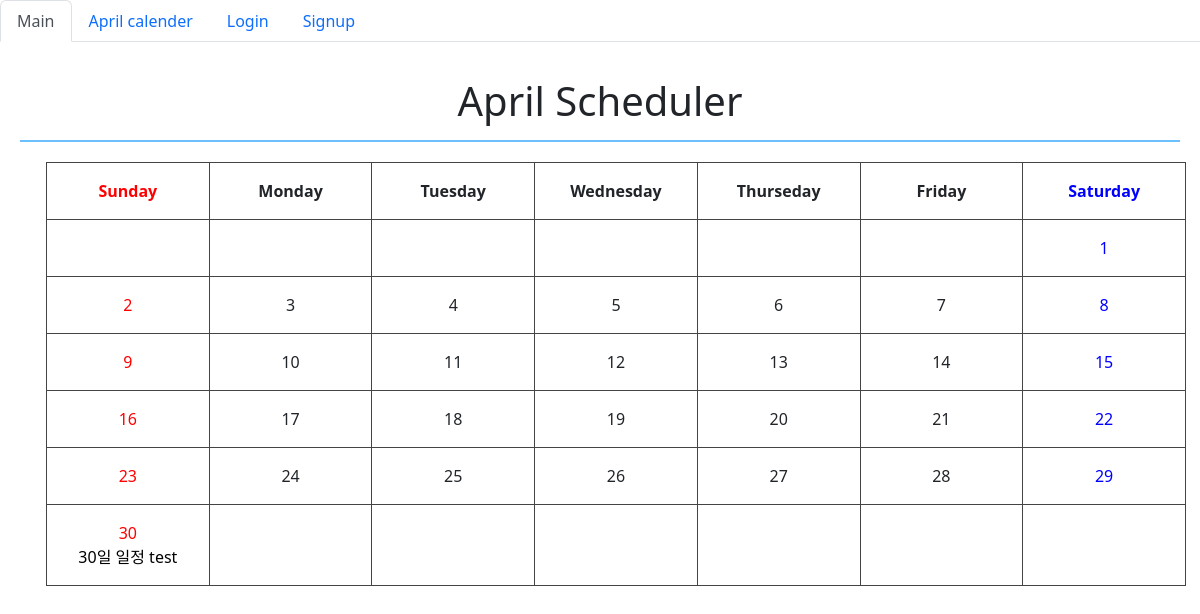
Page /scheduler/month/ on the earlier database version.
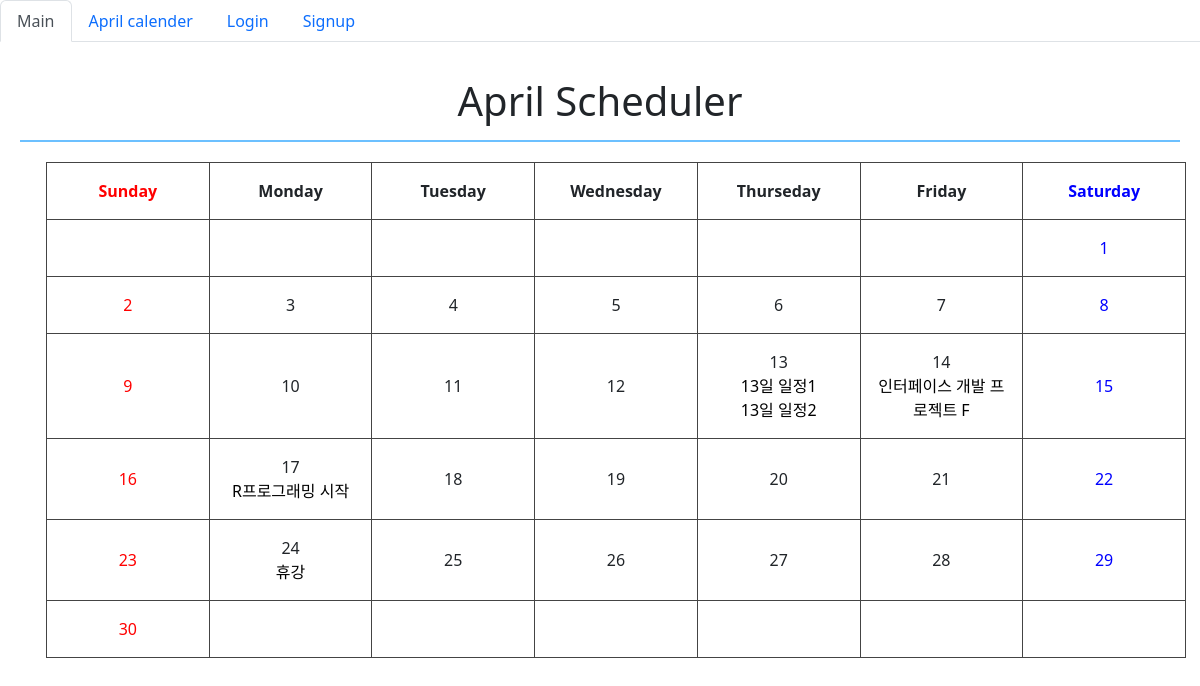
Same page on the later database version.
### scheduler/models.py (models this page shows)
class Schedule(models.Model):
    title = models.CharField(max_length=30)
    time = models.TimeField()
    date = models.DateField()
    place = models.CharField(max_length=20)
    memo = models.CharField(max_length=200)
    user = models.ForeignKey(settings.AUTH_USER_MODEL, on_delete=models.CASCADE)
    created_at = models.DateTimeField(auto_now_add=True)
    updated_at = models.DateTimeField(auto_now=True)

### scheduler/views.py (the view)
# urls.py: path('month/', views.month),
def month(request,):
    schedules = Schedule.objects.all()
    daily_schedules_01 = Schedule.objects.filter(date = '2023-04-01')
    daily_schedules_02 = Schedule.objects.filter(date = '2023-04-02')
    daily_schedules_03 = Schedule.objects.filter(date = '2023-04-03')
    daily_schedules_04 = Schedule.objects.filter(date = '2023-04-04')
    daily_schedules_05 = Schedule.objects.filter(date = '2023-04-05')
    daily_schedules_06 = Schedule.objects.filter(date = '2023-04-06')
    daily_schedules_07 = Schedule.objects.filter(date = '2023-04-07')
    daily_schedules_08 = Schedule.objects.filter(date = '2023-04-08')
    daily_schedules_09 = Schedule.objects.filter(date = '2023-04-09')
    daily_schedules_10 = Schedule.objects.filter(date = '2023-04-10')
    daily_schedules_11 = Schedule.objects.filter(date = '2023-04-11')
    daily_schedules_12 = Schedule.objects.filter(date = '2023-04-12')
    daily_schedules_13 = Schedule.objects.filter(date = '2023-04-13')
    daily_schedules_14 = Schedule.objects.filter(date = '2023-04-14')
    daily_schedules_15 = Schedule.objects.filter(date = '2023-04-15')
    daily_schedules_16 = Schedule.objects.filter(date = '2023-04-16')
    daily_schedules_17 = Schedule.objects.filter(date = '2023-04-17')
    daily_schedules_18 = Schedule.objects.filter(date = '2023-04-18')
    daily_schedules_19 = Schedule.objects.filter(date = '2023-04-19')
    daily_schedules_20 = Schedule.objects.filter(date = '2023-04-20')
    daily_schedules_21 = Schedule.objects.filter(date = '2023-04-21')
    daily_schedules_22 = Schedule.objects.filter(date = '2023-04-22')
    daily_schedules_23 = Schedule.objects.filter(date = '2023-04-23')
    daily_schedules_24 = Schedule.objects.filter(date = '2023-04-24')
    daily_schedules_25 = Schedule.objects.filter(date = '2023-04-25')
    daily_schedules_26 = Schedule.objects.filter(date = '2023-04-26')
    daily_schedules_27 = Schedule.objects.filter(date = '2023-04-27')
    daily_schedules_28 = Schedule.objects.filter(date = '2023-04-28')
    daily_schedules_29 = Schedule.objects.filter(date = '2023-04-29')
    daily_schedules_30 = Schedule.objects.filter(date = '2023-04-30')
    return render(request, 'scheduler/month.html',
                  {'schedules': schedules,
                   'daily_schedules_01':daily_schedules_01,
                   'daily_schedules_02':daily_schedules_02,
                   'daily_schedules_03':daily_schedules_03,
                   'daily_schedules_04':daily_schedules_04,
                   'daily_schedules_05':daily_schedules_05,
                   'daily_schedules_06':daily_schedules_06,
                   'daily_schedules_07':daily_schedules_07,
                   'daily_schedules_08':daily_schedules_08,
                   'daily_schedules_09':daily_schedules_09,
                   'daily_schedules_10':daily_schedules_10,
                   'daily_schedules_11':daily_schedules_11,
                   'daily_schedules_12':daily_schedules_12,
                   'daily_schedules_13':daily_schedules_13,
                   'daily_schedules_14':daily_schedules_14,
                   'daily_schedules_15':daily_schedules_15,
                   'daily_schedules_16':daily_schedules_16,
                   'daily_schedules_18':daily_schedules_18,
                   'daily_schedules_17':daily_schedules_17,
                   'daily_schedules_19':daily_schedules_19,
                   'daily_schedules_20':daily_schedules_20,
                   'daily_schedules_21':daily_schedules_21,
                   'daily_schedules_22':daily_schedules_22,
                   'daily_schedules_23':daily_schedules_23,
                   'daily_schedules_24':daily_schedules_24,
                   'daily_schedules_25':daily_schedules_25,
                   'daily_schedules_26':daily_schedules_26,
                   'daily_schedules_27':daily_schedules_27,
                   'daily_schedules_28':daily_schedules_28,
                   'daily_schedules_29':daily_schedules_29,
                   'daily_schedules_30':daily_schedules_30,
                   })

### scheduler/templates/scheduler/month.html (shortened to what this page needs)
{% extends 'base.html' %}
{% block content %}
<h1> April Scheduler </h1>
<ul>
    <table class= container>
        <thead>
            <tr>
                <th class="red"> Sunday </th>
                <th> Monday </th>
                <th> Tuesday </th>
                <th> Wednesday </th>
                <th> Thurseday </th>
                <th> Friday </th>
                <th class="blue"> Saturday </th>
            </tr>
        </thead>
        <tbody>
            <tr>
                <td></td>
                <td></td>
                <td></td>
                <td></td>
                <td></td>
                <td></td>
                <td class="blue"> <div>1</div>
                </td>
            </tr>
            <tr>
                <td class="red">2</td>
                <td>
                    <div> 3 </div>
                </td>
                <td>
                    <div>4</div>
                </td>
                <td>
                    <div>5</div>
                </td>
                <td>
                    <div>6</div>
                </td>
                <td>
                    <div>7</div>
                </td>
                <td class="blue">
                    <div>8</div>
                </td>
            </tr>
            <tr>
                <td class="red">
                    <div>9</div>
                </td>
                <td>
                    <div>10</div>
                </td>
                <td>
                    <div>11</div>
                </td>
                <td>
                    <div>12</div>
                </td>
                <td>
                    <div>13 </div>
                    <div>
                        {% for daily_schedule in daily_schedules_13 %}
                        <div>
                            <a href="/scheduler/{{daily_schedule.pk}}">
                            {{ daily_schedule.title }}
                            </a>
                        </div>
                        {% endfor %}
                    </div>
                <td>
                    <div>14</div>
                    <div>
                        {% for daily_schedule in daily_schedules_14 %}
                        <div>
                            <a href="/scheduler/{{daily_schedule.pk}}">
                            {{ daily_schedule.title }}
                            </a>
                        </div>
                        {% endfor %}
                    </div>
                </td>
                <td class="blue">
                    <div>15</div>
                </td>
            </tr>
            <tr>
                <td class="red">
                    <div>16</div>
                </td>
                <td>
                    <div>17</div>
                    <div>
                        {% for daily_schedule in daily_schedules_17 %}
                        <div>
                            <a href="/scheduler/{{daily_schedule.pk}}">
                            {{ daily_schedule.title }}
                            </a>
                        </div>
                        {% endfor %}
                    </div>
                </td>
                <td>
                    <div>18</div>
                </td>
                <td><div>19</div>
                    </td>
                <td><div>20</div>
                    </td>
                <td>
                    <div>21</div>
                </td>
                <td class="blue"><div>22</div>
                    </td>
            </tr>
            <tr>
                <td class="red"><div>23</div>
                    </td>
                <td>
                    <div>24</div>
                    <div>
                        {% for daily_schedule in daily_schedules_24 %}
                        <div>
                            <a href="/scheduler/{{daily_schedule.pk}}">
                            {{ daily_schedule.title }}
                            </a>
                        </div>
                        {% endfor %}
                    </div>
                </td>
                <td><div>25</div>
                    </td>
                <td>
                    <div>26</div>
                </td>
                <td><div>27</div>
                    </td>
                <td>
                    <div>28</div>
                </td>
                <td class="blue"><div>29</div>
                    </td>
            </tr>
            <tr>
                <td class="red">
                    <div> 30 </div>
                    <div>
                        {% for daily_schedule in daily_schedules_30 %}
                        <div>
                            <a href="/scheduler/{{daily_schedule.pk}}">
                            {{ daily_schedule.title }}
                            </a>
                        </div>
                        {% endfor %}
                    </div>
                </td>
                <td></td>
                <td></td>
                <td></td>
                <td></td>
                <td></td>
                <td class="blue"></td>
            </tr>
        </tbody>
    </table>
</ul>
{% endblock content %}

### templates/base.html (shortened to what this page needs)
<!DOCTYPE html>
<html lang="en">
<head>
    <link href="https://cdn.jsdelivr.net/npm/bootstrap@5.2.3/dist/css/bootstrap.min.css" rel="stylesheet">
</head>
<body>
    {% include '_navbar.html' %}
    {% block content %}
    {% endblock content %}
</body>
</html>

### templates/_navbar.html (shortened to what this page needs)
    <ul class="nav nav-tabs">
        <li class="nav-item">
            <a class="nav-link active" aria-current="page" href="/scheduler/">Main</a>
        </li>
        <li class="nav-item">
            <a class="nav-link" href="/scheduler/month/">April calender</a>
        </li>
        {% if request.user.is_authenticated %}
        <li class="nav-item">
            <a class="nav-link" href="/scheduler/create/">New</a>
        </li>
        <li class="nav-item">
            <a class="nav-link" href="{% url 'accounts:signout' %}">Logout</a>
        </li>
        {% else %}
        <li class="nav-item">
            <a class="nav-link" href="{% url 'accounts:signin' %}">Login</a>
        </li>
        <li class="nav-item">
            <a class="nav-link" href="{% url 'accounts:signup' %}">Signup</a>
        </li>
        {% endif %}
    </ul>

### templates/_style.html (style rules this page uses)
.red { color: red }
.blue { color: blue }
.container { margin: auto; padding: 40px, 40px, 40px, 40px ; text-align: center; }
h1 { text-align: center; border-bottom: 2px solid #6CC0FF; padding: 15px; margin: 20px; }
td { padding: 1em; }
th { padding: 1em; }
table { width: 100%; table-layout: fixed; border: 1px solid #444444; border-collapse: collapse; }
th, td { border: 1px solid #444444; }
a { color:black; text-decoration: none; }

Differences in the rows shown:
removed Schedule: title "30일 일정 test", shown under "April Scheduler"
added Schedule: title "13일 일정1", shown under "April Scheduler"
added Schedule: title "13일 일정2", shown under "April Scheduler"
added Schedule: title "인터페이스 개발 프로젝트 F"
added Schedule: title "R프로그래밍 시작"
added Schedule: title "휴강"
